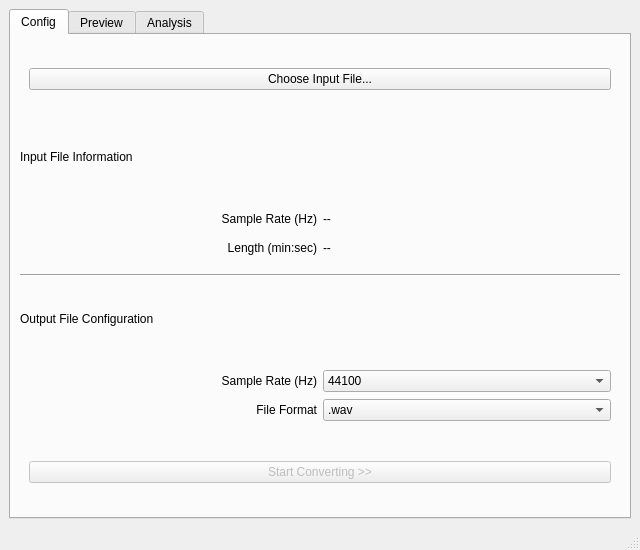
<?xml version="1.0" encoding="UTF-8"?>
<ui version="4.0">
 <class>MainWindow</class>
 <widget class="QMainWindow" name="MainWindow">
  <property name="enabled">
   <bool>true</bool>
  </property>
  <property name="geometry">
   <rect>
    <x>0</x>
    <y>0</y>
    <width>640</width>
    <height>550</height>
   </rect>
  </property>
  <property name="sizePolicy">
   <sizepolicy hsizetype="Fixed" vsizetype="Fixed">
    <horstretch>0</horstretch>
    <verstretch>0</verstretch>
   </sizepolicy>
  </property>
  <property name="minimumSize">
   <size>
    <width>640</width>
    <height>550</height>
   </size>
  </property>
  <property name="maximumSize">
   <size>
    <width>640</width>
    <height>550</height>
   </size>
  </property>
  <property name="windowTitle">
   <string>8-bit Convertor</string>
  </property>
  <widget class="QWidget" name="centralwidget">
   <property name="sizePolicy">
    <sizepolicy hsizetype="Fixed" vsizetype="Fixed">
     <horstretch>0</horstretch>
     <verstretch>0</verstretch>
    </sizepolicy>
   </property>
   <layout class="QHBoxLayout" name="horizontalLayout">
    <item>
     <widget class="QTabWidget" name="tabWidget">
      <property name="font">
       <font>
        <family>.AppleSystemUIFont</family>
       </font>
      </property>
      <property name="cursor">
       <cursorShape>ArrowCursor</cursorShape>
      </property>
      <property name="currentIndex">
       <number>0</number>
      </property>
      <widget class="QWidget" name="tab_config">
       <attribute name="title">
        <string>Config</string>
       </attribute>
       <layout class="QVBoxLayout" name="verticalLayout_4">
        <item>
         <widget class="QWidget" name="header" native="true">
          <layout class="QHBoxLayout" name="horizontalLayout_6">
           <item>
            <widget class="QPushButton" name="input_file_btn">
             <property name="focusPolicy">
              <enum>Qt::FocusPolicy::ClickFocus</enum>
             </property>
             <property name="text">
              <string>Choose Input File...</string>
             </property>
            </widget>
           </item>
          </layout>
         </widget>
        </item>
        <item>
         <widget class="QLabel" name="inputInfo">
          <property name="text">
           <string>Input File Information</string>
          </property>
         </widget>
        </item>
        <item>
         <widget class="QWidget" name="input_info" native="true">
          <layout class="QGridLayout" name="gridLayout">
           <item row="0" column="0">
            <widget class="QLabel" name="lable_inputSR">
             <property name="text">
              <string>Sample Rate (Hz)</string>
             </property>
             <property name="alignment">
              <set>Qt::AlignmentFlag::AlignRight|Qt::AlignmentFlag::AlignTrailing|Qt::AlignmentFlag::AlignVCenter</set>
             </property>
            </widget>
           </item>
           <item row="0" column="1">
            <widget class="QLabel" name="input_sr">
             <property name="text">
              <string>--</string>
             </property>
            </widget>
           </item>
           <item row="1" column="0">
            <widget class="QLabel" name="label_length">
             <property name="text">
              <string>Length (min:sec)</string>
             </property>
             <property name="alignment">
              <set>Qt::AlignmentFlag::AlignRight|Qt::AlignmentFlag::AlignTrailing|Qt::AlignmentFlag::AlignVCenter</set>
             </property>
            </widget>
           </item>
           <item row="1" column="1">
            <widget class="QLabel" name="length">
             <property name="text">
              <string>--</string>
             </property>
            </widget>
           </item>
          </layout>
         </widget>
        </item>
        <item>
         <widget class="Line" name="hline">
          <property name="orientation">
           <enum>Qt::Orientation::Horizontal</enum>
          </property>
         </widget>
        </item>
        <item>
         <widget class="QLabel" name="outputConfig">
          <property name="text">
           <string>Output File Configuration</string>
          </property>
         </widget>
        </item>
        <item>
         <widget class="QWidget" name="body_config" native="true">
          <layout class="QGridLayout" name="gridLayout_2">
           <item row="0" column="0">
            <widget class="QLabel" name="lable_targetSR">
             <property name="text">
              <string>Sample Rate (Hz)</string>
             </property>
             <property name="alignment">
              <set>Qt::AlignmentFlag::AlignRight|Qt::AlignmentFlag::AlignTrailing|Qt::AlignmentFlag::AlignVCenter</set>
             </property>
            </widget>
           </item>
           <item row="1" column="1">
            <widget class="QComboBox" name="output_format">
             <property name="focusPolicy">
              <enum>Qt::FocusPolicy::ClickFocus</enum>
             </property>
             <property name="placeholderText">
              <string/>
             </property>
             <item>
              <property name="text">
               <string>.wav</string>
              </property>
             </item>
             <item>
              <property name="text">
               <string>.mp3</string>
              </property>
             </item>
             <item>
              <property name="text">
               <string>.flac</string>
              </property>
             </item>
            </widget>
           </item>
           <item row="1" column="0">
            <widget class="QLabel" name="lable_oformat">
             <property name="text">
              <string>File Format</string>
             </property>
             <property name="alignment">
              <set>Qt::AlignmentFlag::AlignRight|Qt::AlignmentFlag::AlignTrailing|Qt::AlignmentFlag::AlignVCenter</set>
             </property>
            </widget>
           </item>
           <item row="0" column="1">
            <widget class="QComboBox" name="target_SR">
             <property name="focusPolicy">
              <enum>Qt::FocusPolicy::ClickFocus</enum>
             </property>
             <property name="editable">
              <bool>false</bool>
             </property>
             <property name="currentText">
              <string>44100</string>
             </property>
             <property name="currentIndex">
              <number>1</number>
             </property>
             <property name="placeholderText">
              <string/>
             </property>
             <item>
              <property name="text">
               <string>22050</string>
              </property>
             </item>
             <item>
              <property name="text">
               <string>44100</string>
              </property>
             </item>
             <item>
              <property name="text">
               <string>48000</string>
              </property>
             </item>
            </widget>
           </item>
          </layout>
         </widget>
        </item>
        <item>
         <widget class="QWidget" name="footer" native="true">
          <layout class="QHBoxLayout" name="horizontalLayout_5">
           <item>
            <widget class="QPushButton" name="convert_btn">
             <property name="enabled">
              <bool>false</bool>
             </property>
             <property name="focusPolicy">
              <enum>Qt::FocusPolicy::ClickFocus</enum>
             </property>
             <property name="text">
              <string>Start Converting &gt;&gt;</string>
             </property>
            </widget>
           </item>
          </layout>
         </widget>
        </item>
       </layout>
      </widget>
      <widget class="QWidget" name="tab_preview">
       <attribute name="title">
        <string>Preview</string>
       </attribute>
       <layout class="QVBoxLayout" name="verticalLayout">
        <item>
         <widget class="QWidget" name="playpause" native="true">
          <layout class="QHBoxLayout" name="horizontalLayout_7">
           <item>
            <widget class="QComboBox" name="audio_input">
             <property name="enabled">
              <bool>false</bool>
             </property>
             <property name="insertPolicy">
              <enum>QComboBox::InsertPolicy::NoInsert</enum>
             </property>
             <item>
              <property name="text">
               <string>Original</string>
              </property>
             </item>
             <item>
              <property name="text">
               <string>8-bit</string>
              </property>
             </item>
            </widget>
           </item>
           <item>
            <spacer name="horizontalSpacer">
             <property name="orientation">
              <enum>Qt::Orientation::Horizontal</enum>
             </property>
             <property name="sizeHint" stdset="0">
              <size>
               <width>40</width>
               <height>20</height>
              </size>
             </property>
            </spacer>
           </item>
           <item>
            <widget class="QPushButton" name="playpause_btn">
             <property name="enabled">
              <bool>false</bool>
             </property>
             <property name="sizePolicy">
              <sizepolicy hsizetype="Minimum" vsizetype="Fixed">
               <horstretch>0</horstretch>
               <verstretch>0</verstretch>
              </sizepolicy>
             </property>
             <property name="text">
              <string>--</string>
             </property>
             <property name="checkable">
              <bool>true</bool>
             </property>
            </widget>
           </item>
          </layout>
         </widget>
        </item>
        <item>
         <widget class="QLabel" name="lable_orig">
          <property name="minimumSize">
           <size>
            <width>100</width>
            <height>0</height>
           </size>
          </property>
          <property name="text">
           <string>Original</string>
          </property>
          <property name="alignment">
           <set>Qt::AlignmentFlag::AlignLeading|Qt::AlignmentFlag::AlignLeft|Qt::AlignmentFlag::AlignVCenter</set>
          </property>
         </widget>
        </item>
        <item>
         <widget class="QGraphicsView" name="waveform_orig">
          <property name="maximumSize">
           <size>
            <width>570</width>
            <height>16777215</height>
           </size>
          </property>
          <property name="sizeAdjustPolicy">
           <enum>QAbstractScrollArea::SizeAdjustPolicy::AdjustToContents</enum>
          </property>
         </widget>
        </item>
        <item>
         <widget class="QLabel" name="lable_rslt">
          <property name="minimumSize">
           <size>
            <width>100</width>
            <height>0</height>
           </size>
          </property>
          <property name="text">
           <string>8-bit</string>
          </property>
          <property name="alignment">
           <set>Qt::AlignmentFlag::AlignLeading|Qt::AlignmentFlag::AlignLeft|Qt::AlignmentFlag::AlignVCenter</set>
          </property>
         </widget>
        </item>
        <item>
         <widget class="QGraphicsView" name="waveform_rslt">
          <property name="maximumSize">
           <size>
            <width>570</width>
            <height>16777215</height>
           </size>
          </property>
          <property name="sizeAdjustPolicy">
           <enum>QAbstractScrollArea::SizeAdjustPolicy::AdjustToContents</enum>
          </property>
         </widget>
        </item>
       </layout>
      </widget>
      <widget class="QWidget" name="tab_analysis">
       <attribute name="title">
        <string>Analysis</string>
       </attribute>
       <layout class="QVBoxLayout" name="verticalLayout_3">
        <item>
         <widget class="QPushButton" name="analyze_btn">
          <property name="enabled">
           <bool>false</bool>
          </property>
          <property name="text">
           <string>Start Analyzing &gt;&gt;</string>
          </property>
         </widget>
        </item>
        <item>
         <widget class="QLabel" name="num_data_points">
          <property name="maximumSize">
           <size>
            <width>16777215</width>
            <height>20</height>
           </size>
          </property>
          <property name="text">
           <string>Number of Audio Frames (N) = --</string>
          </property>
          <property name="alignment">
           <set>Qt::AlignmentFlag::AlignCenter</set>
          </property>
         </widget>
        </item>
        <item>
         <widget class="Line" name="hline1">
          <property name="orientation">
           <enum>Qt::Orientation::Horizontal</enum>
          </property>
         </widget>
        </item>
        <item>
         <widget class="QWidget" name="ds1" native="true">
          <layout class="QHBoxLayout" name="horizontalLayout_4">
           <item>
            <widget class="QLabel" name="label_ds1">
             <property name="text">
              <string>DS 1: heapq (Python built-in module)</string>
             </property>
             <property name="alignment">
              <set>Qt::AlignmentFlag::AlignLeading|Qt::AlignmentFlag::AlignLeft|Qt::AlignmentFlag::AlignVCenter</set>
             </property>
            </widget>
           </item>
           <item>
            <widget class="QWidget" name="run1" native="true">
             <layout class="QVBoxLayout" name="verticalLayout_6">
              <item>
               <widget class="QLabel" name="runtime1">
                <property name="text">
                 <string>Runtime: -- ms</string>
                </property>
               </widget>
              </item>
             </layout>
            </widget>
           </item>
          </layout>
         </widget>
        </item>
        <item>
         <widget class="Line" name="hline2">
          <property name="orientation">
           <enum>Qt::Orientation::Horizontal</enum>
          </property>
         </widget>
        </item>
        <item>
         <widget class="QWidget" name="ds2" native="true">
          <layout class="QHBoxLayout" name="horizontalLayout_2">
           <item>
            <widget class="QLabel" name="label_ds2">
             <property name="text">
              <string>DS 2: Priority Queue (Min-Heap)</string>
             </property>
             <property name="alignment">
              <set>Qt::AlignmentFlag::AlignLeading|Qt::AlignmentFlag::AlignLeft|Qt::AlignmentFlag::AlignVCenter</set>
             </property>
            </widget>
           </item>
           <item>
            <widget class="QWidget" name="run2" native="true">
             <layout class="QVBoxLayout" name="verticalLayout_2">
              <item>
               <widget class="QLabel" name="runtime2">
                <property name="text">
                 <string>Runtime: -- ms</string>
                </property>
               </widget>
              </item>
              <item>
               <widget class="QLabel" name="num_comp_2">
                <property name="text">
                 <string># comparisons: --</string>
                </property>
               </widget>
              </item>
              <item>
               <widget class="QLabel" name="num_swap_2">
                <property name="text">
                 <string># swaps: --</string>
                </property>
               </widget>
              </item>
             </layout>
            </widget>
           </item>
          </layout>
         </widget>
        </item>
        <item>
         <widget class="Line" name="hline3">
          <property name="orientation">
           <enum>Qt::Orientation::Horizontal</enum>
          </property>
         </widget>
        </item>
        <item>
         <widget class="QWidget" name="ds3" native="true">
          <layout class="QHBoxLayout" name="horizontalLayout_8">
           <item>
            <widget class="QLabel" name="lable_ds3">
             <property name="text">
              <string>DS 3: Red-Black Tree</string>
             </property>
             <property name="alignment">
              <set>Qt::AlignmentFlag::AlignLeading|Qt::AlignmentFlag::AlignLeft|Qt::AlignmentFlag::AlignVCenter</set>
             </property>
            </widget>
           </item>
           <item>
            <widget class="QWidget" name="run3" native="true">
             <layout class="QVBoxLayout" name="verticalLayout_5">
              <item>
               <widget class="QLabel" name="runtime3">
                <property name="text">
                 <string>Runtime: -- ms</string>
                </property>
               </widget>
              </item>
              <item>
               <widget class="QLabel" name="num_comp_3">
                <property name="text">
                 <string># comparisons: --</string>
                </property>
               </widget>
              </item>
              <item>
               <widget class="QLabel" name="num_rot_3">
                <property name="text">
                 <string># rotations: --</string>
                </property>
               </widget>
              </item>
             </layout>
            </widget>
           </item>
          </layout>
         </widget>
        </item>
       </layout>
      </widget>
     </widget>
    </item>
   </layout>
  </widget>
  <widget class="QStatusBar" name="statusbar"/>
 </widget>
 <tabstops>
  <tabstop>waveform_orig</tabstop>
  <tabstop>waveform_rslt</tabstop>
 </tabstops>
 <resources/>
 <connections/>
</ui>
